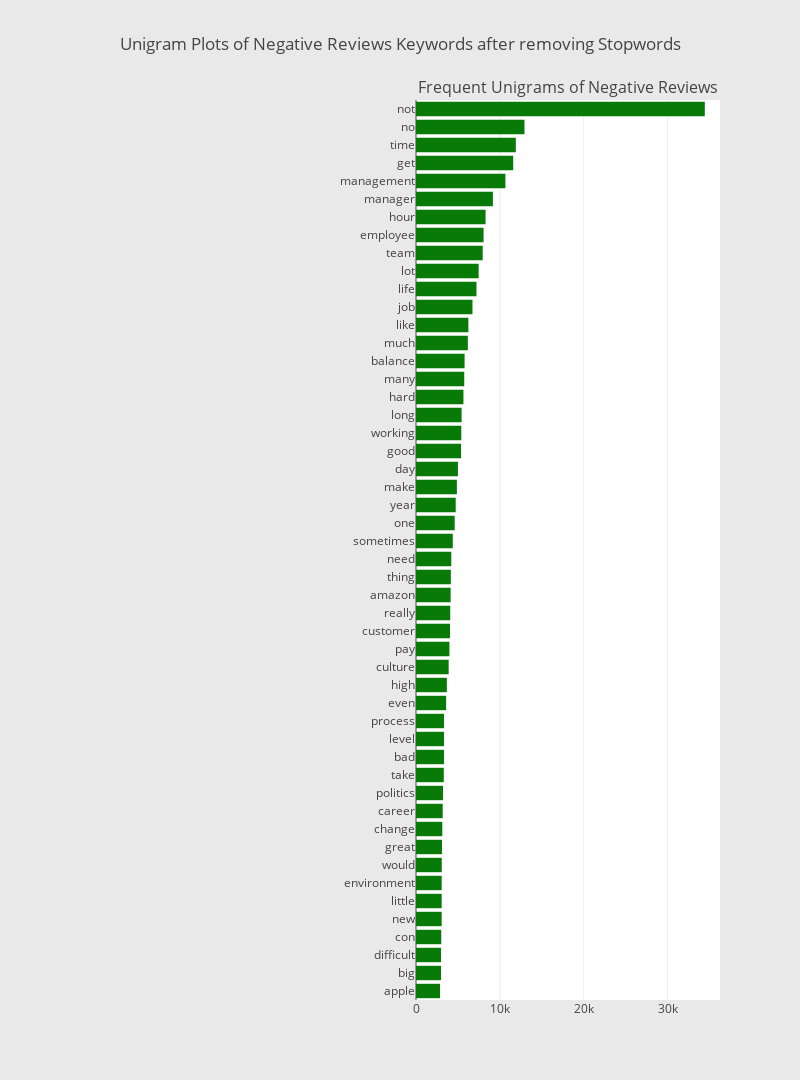

The notebook cell this image was saved under:
### Code cell
# Plotting the unigram plot (Cons)
reviews_df = pd.DataFrame({'Reviews':cons_token})
unigram_dict = defaultdict(int)

for sentence in reviews_df["Reviews"]:
    if len(sentence) > 1:
        bigram = ngrams(sentence, 1)
        for gram in bigram:
            unigram_dict[" ".join([g for g in gram])] += 1


fd_sorted = pd.DataFrame(sorted(unigram_dict.items(), key=lambda x: x[1])[::-1])
fd_sorted.columns = ["word", "wordFreq"]
sym_2 = horizontal_bar_chart(fd_sorted.head(50), '#077A07')
                             
fig = tools.make_subplots(
        rows=1, 
        cols=2, 
        vertical_spacing=0.04,
        horizontal_spacing=0.05,
        subplot_titles=["","Frequent Unigrams of Negative Reviews"])
fig.append_trace(sym_2, 1, 2)
fig['layout'].update(
        height=1080, 
        width=800, 
        paper_bgcolor='rgb(233,233,233)', 
        title="Unigram Plots of Negative Reviews Keywords after removing Stopwords")
plotly.offline.iplot(fig) # jupyter notebook only

### Figure 1 — Plotly figure (JSON) as saved in the notebook; plotly's stock layout.template omitted (floating-point values rounded to 4 significant figures)
{"data": [{"marker": {"color": "#077A07"}, "orientation": "h", "showlegend": false, "type": "bar", "uid": "596f6df7-bf1c-4419-8a5d-be244f067113", "x": [2864, 2980, 2983, 3011, 3062, 3063, 3064, 3074, 3104, 3137, 3186, 3219, 3314, 3340, 3340, 3343, 3593, 3681, 3897, 3987, 4056, 4081, 4130, 4157, 4209, 4386, 4613, 4739, 4875, 5001, 5375, 5399, 5441, 5658, 5753, 5796, 6183, 6245, 6736, 7214, 7472, 7955, 8059, 8297, 9172, 10662, 11594, 11906, 12937, 34445], "xaxis": "x2", "y": ["apple", "big", "difficult", "con", "new", "little", "environment", "would", "great", "change", "career", "politics", "take", "bad", "level", "process", "even", "high", "culture", "pay", "customer", "really", "amazon", "thing", "need", "sometimes", "one", "year", "make", "day", "good", "working", "long", "hard", "many", "balance", "much", "like", "job", "life", "lot", "team", "employee", "hour", "manager", "management", "get", "time", "no", "not"], "yaxis": "y2"}], "layout": {"annotations": [{"font": {"size": 16}, "showarrow": false, "text": "Frequent Unigrams of Negative Reviews", "x": 0.7625, "xanchor": "center", "xref": "paper", "y": 1, "yanchor": "bottom", "yref": "paper"}], "height": 1080, "paper_bgcolor": "rgb(233,233,233)", "title": {"text": "Unigram Plots of Negative Reviews Keywords after removing Stopwords"}, "width": 800, "xaxis": {"anchor": "y", "domain": [0, 0.475]}, "xaxis2": {"anchor": "y2", "domain": [0.525, 1]}, "yaxis": {"anchor": "x", "domain": [0, 1]}, "yaxis2": {"anchor": "x2", "domain": [0, 1]}}}
